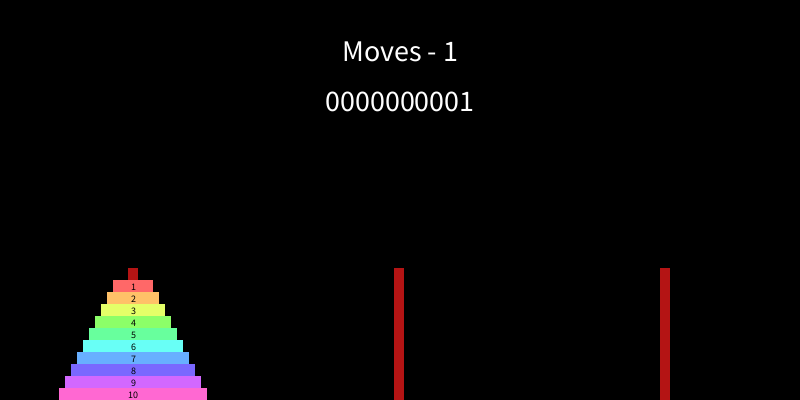
Frame 1 (no input)
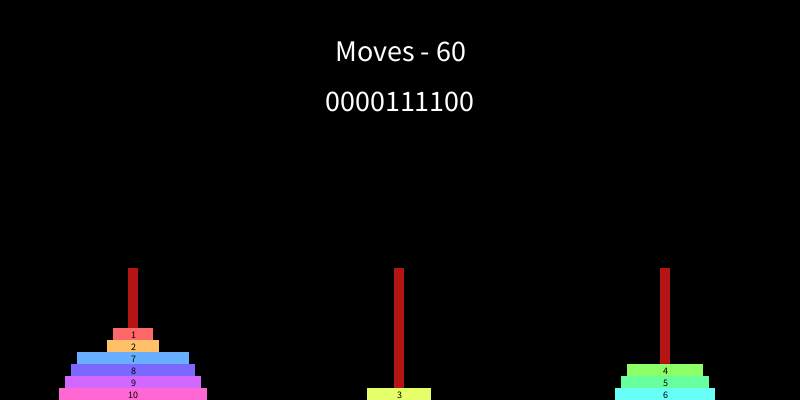
Frame 60 (the mouse pressed at the canvas centre just before this capture)
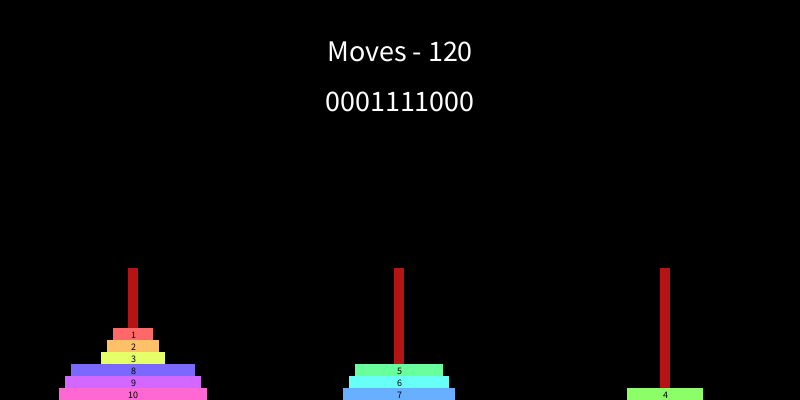
Frame 120 (the mouse held since frame 60 and released just before this capture)

The Processing sketch that drew these frames (run headless with seeded random() and noise(); from frame 60 on, the mouse is pressed at the canvas centre):

// Processing sketch: BinaryHanoi
// ── BinaryHanoi.pde
Peg[] pegs;
int amountOfDiscs = 10;
int[] binarys = new int[amountOfDiscs];
int discHeight = 12;
float minW = 40;
float maxW = 160;
ArrayList<Disc> allDiscs = new ArrayList<Disc>();
int moves = 0;

void setup() {
  size(800, 400);
  pegs = new Peg[3];

  for (int i = 0; i < 3; i++) {
    ArrayList<Disc> discs = new ArrayList<Disc>();
    int currDisc = 0;
    if (i == 0) {
      for (int j = amountOfDiscs; j > 0; j--) {
        Disc disc = new Disc(GetScale(currDisc), GetPosition(amountOfDiscs - currDisc - 1, i), currDisc + 1);
        discs.add(disc);
        allDiscs.add(disc);
        currDisc++;
      }
    }
    pegs[i] = new Peg(discs);
  }

  frameRate(30);
}



void draw() {
  background(0);
  fill(255);
  noStroke();
  textAlign(CENTER, CENTER);

  fill(180, 20, 20);
  for (int i = 0; i < pegs.length; i++) {
    int w = 10;
    int h = discHeight * (amountOfDiscs + 1);
    float x = i * (width / 3) + (width / 3 / 2);
    float y = height - (h / 2);
    rectMode(CENTER);
    rect(x, y, w, h);
  }
  fill(255);

  colorMode(HSB);
  for (int i = 0; i < allDiscs.size(); i++) {
    float val = 255 / allDiscs.size();
    val *= allDiscs.size() - 1;
    fill(map(i, 0, allDiscs.size() - 1, 0, val), 150, 255);
    allDiscs.get(i).Render();
  }
  colorMode(RGB);
  
  
  textSize(30);
  if (pegs[2].discs.size() >= amountOfDiscs || pegs[1].discs.size() >= amountOfDiscs) {
    text("Finished in " + str(moves) + " moves", width/2, 50);
  } else {
    MoveDisc(IncrementBinary(0));
    moves++;
    text("Moves - " + str(moves), width/2, 50);
  }
  
  String binaryString = "";
  for (int i = binarys.length - 1; i >= 0; i--) {
    binaryString += str(binarys[i]);
  }
  text(binaryString, width/2, 100);
}


int IncrementBinary(int index) {
  if (binarys[index] == 0) {
    binarys[index] += 1;
  } else {
    binarys[index] = 0;
    if (index+1 < binarys.length) {
      index = IncrementBinary(index+1);
    }
  }
  return index;
}

void MoveDisc(int disc) {
  Disc currDisc = allDiscs.get(disc);
  boolean broke = false;
  for (int i = 0; i < pegs.length; i++) {
    for (int j = pegs[i].discs.size() - 1; j >= 0; j--) {
      int iterate = 1;


      if (pegs[i].discs.get(j) == currDisc) {

        int nextPeg = (i + iterate) % 3;

        int dval = amountOfDiscs + 1;
        if (pegs[nextPeg].discs.size() > 0) {
          dval = pegs[nextPeg].discs.get(0).discValue;
        }

        while (broke == false) {
          nextPeg = (i + iterate) % 3;
          dval = amountOfDiscs + 1;
          if (pegs[nextPeg].discs.size() > 0) {
            dval = pegs[nextPeg].discs.get(0).discValue;
          }

          if (dval > currDisc.discValue) {
            currDisc.position = GetPosition(pegs[nextPeg].discs.size(), nextPeg);
            pegs[i].discs.remove(currDisc);
            pegs[nextPeg].discs.add(0, currDisc);
            //println(dval);
            //println(nextPeg + 1);
            broke = true;
            break;
          } else {
            iterate++;
          }
        }

        if (broke == true) {
          break;
        }
      }
    }
    if (broke == true) {
      break;
    }
  }
}

PVector GetPosition(int disc, int pos) {//, int pos) {
  disc += amountOfDiscs;
  float x = pos * (width / 3) + (width / 3 / 2);
  float y = height - ((disc - amountOfDiscs) * discHeight) - (discHeight / 2);
  return new PVector(x, y);
}

PVector GetScale(int disc) {
  float w = map(disc, 0, amountOfDiscs, minW, maxW);
  float h = discHeight;
  return new PVector(w, h);
}

// ── Disc.pde
class Disc {
  PVector scale;
  PVector position;
  int discValue;
  
  Disc(PVector scale_, PVector position_, int discValue_) {
    scale = scale_;
    position = position_;
    discValue = discValue_;
  }
  
  void Render() {
    rectMode(CENTER);
    rect(position.x, position.y, scale.x, scale.y);
    fill(0);
    textSize(10);
    text(discValue, position.x, position.y);
    fill(255);
  }
}

// ── Peg.pde
class Peg {
  ArrayList<Disc> discs;
  
  Peg(ArrayList<Disc> discs_) {
    discs = discs_;
  }
  
  
}
